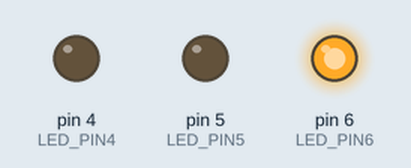
A sketch run on a simulated Arduino Uno, built with avr-gcc and run on an emulated ATmega328P. Parts: output pins drawn as LEDs (lit = HIGH). At 6.8 s the program stops and its outputs stay as they are.

Above: at 0.1 s.
At 3.7 s:
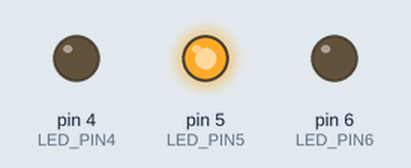
At 4.5 s:
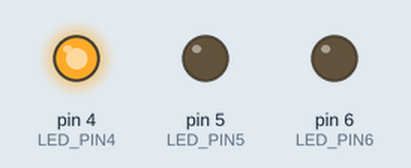
At 6.7 s:
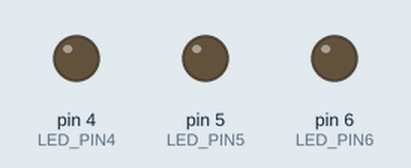
Timing chart, 0 to 8.2 s (numbered marks = the images above):
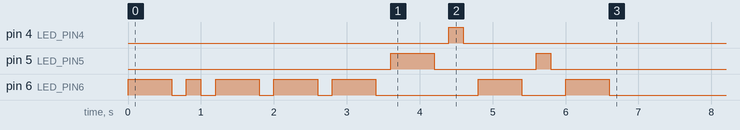

Measured:
- by itself, pin 4 (LED_PIN4): LOW → HIGH at 4.4 s, → LOW 0.20 s later
- by itself, pin 5 (LED_PIN5): LOW → HIGH at 3.6 s, → LOW 0.60 s later, → HIGH 1.4 s later, → LOW 0.20 s later
- by itself, pin 6 (LED_PIN6): LOW → HIGH at 0.00 s, → LOW 0.60 s later, → HIGH 0.20 s later, → LOW 0.20 s later, … (14 changes in this stretch)

The sketch:

sketch_aug16a.ino
```cpp
uint8_t LED_PIN;
uint8_t LED_PIN6 = 6;
uint8_t LED_PIN5 = 5;
uint8_t LED_PIN4 = 4;


void setup()
{
  pinMode(LED_PIN6, OUTPUT);
  pinMode(LED_PIN5, OUTPUT);
  pinMode(LED_PIN4, OUTPUT);

}


void dash(int n){
  for (int i = 0; i < n; i++){
    digitalWrite(LED_PIN, HIGH);
    delay(600);
    digitalWrite(LED_PIN, LOW);

    delay(200);
  }
}

void dot(int n){
  for (int i = 0; i < n; i++){
    digitalWrite(LED_PIN, HIGH);
    delay(200);
    digitalWrite(LED_PIN, LOW);

    delay(200);
  }
}

void loop()
{
  LED_PIN = LED_PIN6;
  dash(1);
  dot(1);
  dash(3);

  LED_PIN = LED_PIN5;
  dash(1);
  LED_PIN = LED_PIN4;
  dot(1);
  LED_PIN = LED_PIN6;
  dash(1);
  LED_PIN = LED_PIN5;
  dot(1);
  LED_PIN = LED_PIN6;
  dash(1);


  exit(0);
}
```
